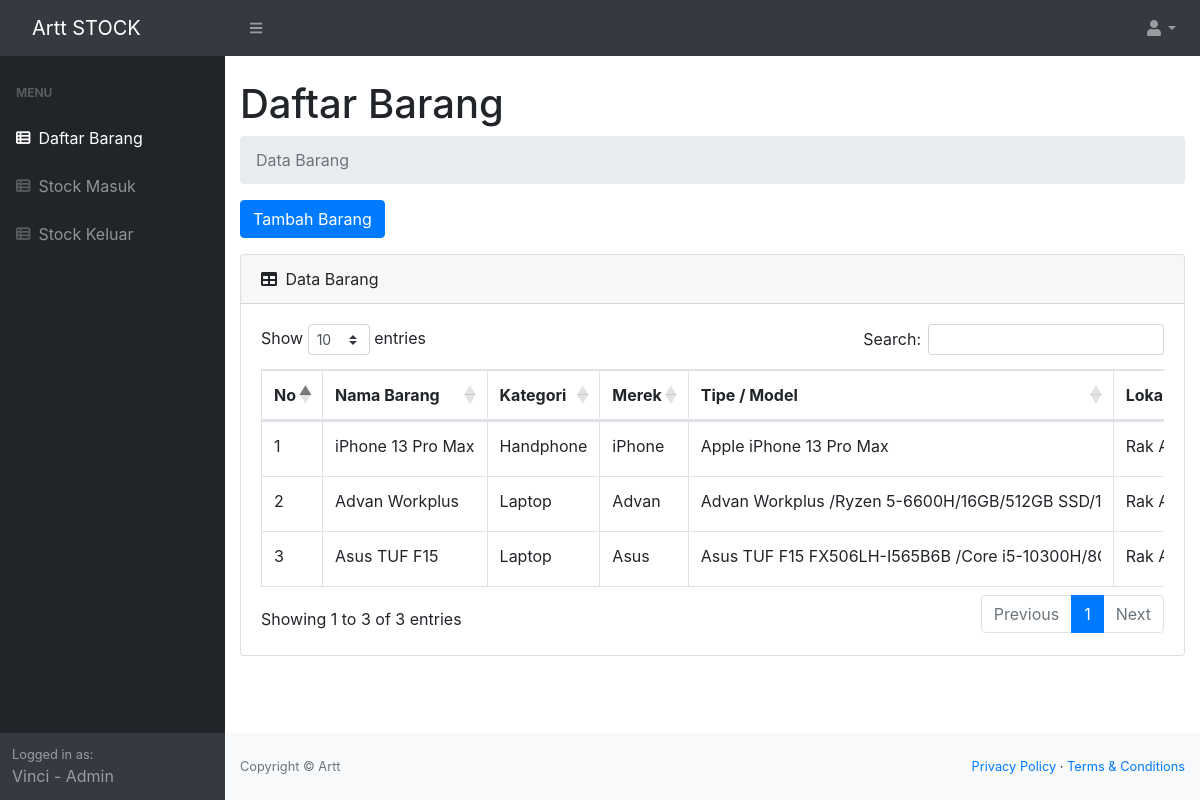
The app's page /index.php (signed in) with its own data.
### tables this page shows
CREATE TABLE `stock` (
  `idbarang` int(11) NOT NULL,
  `NamaBarang` varchar(25) NOT NULL,
  `Kategori` varchar(50) NOT NULL,
  `Merek` varchar(50) NOT NULL,
  `Tipe` varchar(200) NOT NULL,
  `Lokasi` varchar(50) NOT NULL,
  `Harga` int(50) NOT NULL,
  `stock` int(11) NOT NULL
);

### index.php (the view, shortened to what this page needs)
<?php
require "service/datastock.php";
$sql = "SELECT * FROM stock";
$result = $db->query($sql);
$i = 1;
?>
<!DOCTYPE html>
<html lang="en">
    <head>
        <link href="css/styles.css" rel="stylesheet" />
        <link href="css/Alert.css" rel="stylesheet" />
        <link rel="stylesheet" href="https://stackpath.bootstrapcdn.com/bootstrap/4.5.2/css/bootstrap.min.css">
        <link href="https://cdn.datatables.net/1.10.20/css/dataTables.bootstrap4.min.css" rel="stylesheet" />
    </head>
    <body class="sb-nav-fixed">
        <nav class="sb-topnav navbar navbar-expand navbar-dark bg-dark">
            <a class="navbar-brand" href="index.html">Artt STOCK</a>
            <button class="btn btn-link btn-sm order-1 order-lg-0" id="sidebarToggle" href="#"><i class="fas fa-bars"></i></button>
            <ul class="navbar-nav ml-auto ml-md-0">
                <li class="nav-item dropdown">
                    <a class="nav-link dropdown-toggle" id="userDropdown" href="#" role="button" data-toggle="dropdown" aria-haspopup="true" aria-expanded="false"><i class="fas fa-user fa-fw"></i></a>
                </li>
            </ul>
        </nav>
        <div id="layoutSidenav">
            <div id="layoutSidenav_nav">
                <nav class="sb-sidenav accordion sb-sidenav-dark" id="sidenavAccordion">
                    <div class="sb-sidenav-menu">
                        <div class="nav">
                            <div class="sb-sidenav-menu-heading">Menu</div>
                            <a class="nav-link" href="index.php">
                                <div class="sb-nav-link-icon"><i class="fa-solid fa-table-list"></i></i></div>
                                Daftar Barang
                            </a>
                            <a class="nav-link" href="BarangMasuk.php">
                                <div class="sb-nav-link-icon"><i class="fa-solid fa-table-list"></i></i></div>
                                Stock Masuk
                            </a>
                            <a class="nav-link" href="BarangKeluar.php">
                                <div class="sb-nav-link-icon"><i class="fa-solid fa-table-list"></i></i></div>
                                Stock Keluar
                            </a>
                        </div>
                    </div>
                    <div class="sb-sidenav-footer">
                        <div class="small">Logged in as:</div>
                        <?php echo htmlspecialchars($_SESSION['username']) . " - " . htmlspecialchars($_SESSION['role']); ?>
                    </div>
                </nav>
            </div>
            <div id="layoutSidenav_content">
                <main>
                    <div class="container-fluid">
                        <h1 class="mt-4">Daftar Barang</h1>
                        <ol class="breadcrumb mb-3">
                            <li class="breadcrumb-item active">Data Barang</li>
                        </ol>
                        <button type="button" class="btn btn-primary mb-3" data-toggle="modal" data-target="#myModal">
                        Tambah Barang
                        </button>
                        <div class="card mb-4">
                            <div class="card-header">
                                <i class="fas fa-table mr-1"></i>
                                Data Barang
                            </div>
                            <div class="card-body">
                                <div class="table-responsive">
                                    <table class="table table-bordered text-nowrap" id="dataTable" width="100%" cellspacing="0">
                                        <thead>
                                            <tr>
                                                <th>No</th>
                                                <th>Nama Barang</th>
                                                <th>Kategori</th>
                                                <th>Merek</th>
                                                <th>Tipe / Model</th>
                                                <th>Lokasi Barang</th>
                                            </tr>
                                        </thead>
                                        <tbody>
                                        <?php if ($result->num_rows > 0): ?>
                                            <?php while($row = $result->fetch_assoc()): ?>
                                                <tr>
                                                    <td><?php echo $i++; ?></td>
                                                    <td><?php echo $row['NamaBarang']; ?></td>
                                                    <td><?php echo $row['Kategori']; ?></td>
                                                    <td><?php echo $row['Merek']; ?></td>
                                                    <td>
                                                        <div class="scroll-text" title="<?php echo $row['Tipe']; ?>">
                                                            <?php echo $row['Tipe']; ?>
                                                        </div>
                                                    </td>
                                                    <td><?php echo $row['Lokasi']; ?></td>
                                                </tr>
                                            <?php endwhile; ?>
                                        <?php else: ?>
                                                <tr>
                                                    <td colspan="3">Tidak ada data</td>
                                                </tr>
                                        <?php endif; ?>
                                        </tbody>
                                    </table>
                                </div>
                            </div>
                        </div>
                    </div>
                </main>
                <footer class="py-4 bg-light mt-auto">
                    <div class="container-fluid">
                        <div class="d-flex align-items-center justify-content-between small">
                            <div class="text-muted">Copyright &copy; Artt</div>
                            <div>
                                <a href="#">Privacy Policy</a>
                                &middot;
                                <a href="#">Terms &amp; Conditions</a>
                            </div>
                        </div>
                    </div>
                </footer>
            </div>
        </div>
    </body>
</html>

### index.php (style rules this page uses)
.scroll-text { max-width: 400px; overflow-x: auto; white-space: nowrap; display: inline-block; }

### records on screen
stock: NamaBarang "iPhone 13 Pro Max", Kategori "Handphone", Merek "iPhone", Tipe "Apple iPhone 13 Pro Max", Lokasi "Rak…"
stock: NamaBarang "Advan Workplus", Kategori "Laptop", Merek "Advan", Tipe "Advan Workplus /Ryzen 5-6600H/16GB/512GB…", Lokasi "Rak…"
stock: NamaBarang "Asus TUF F15", Kategori "Laptop", Merek "Asus", Tipe "Asus TUF F15 FX506LH-I565B6B /Core…", Lokasi "Rak…"

### other values on screen
$_SESSION['username'] "Vinci"
$_SESSION['role'] "Admin"
